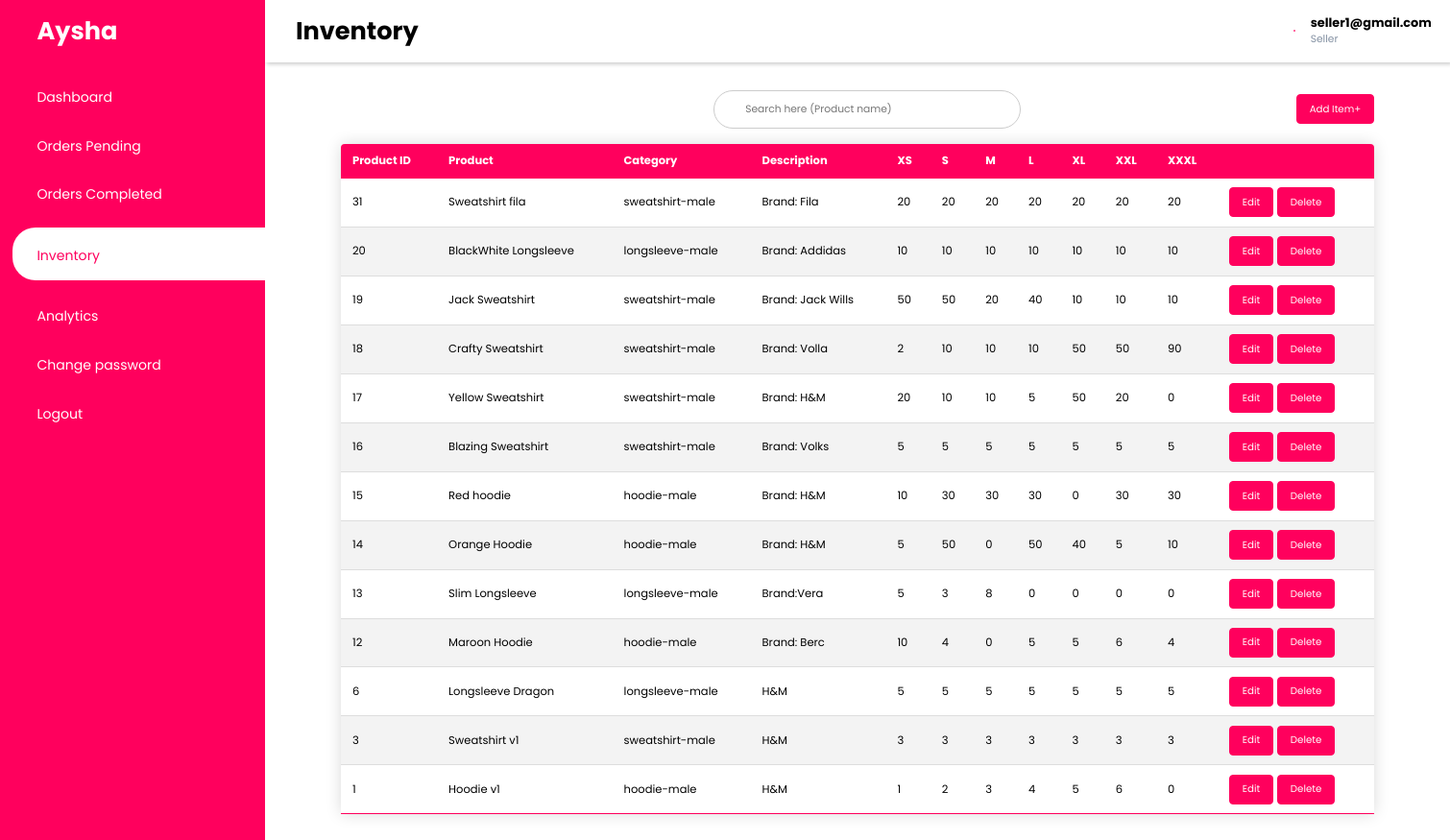
/seller/inventory/ (signed in), run on an earlier commit of the app's database.
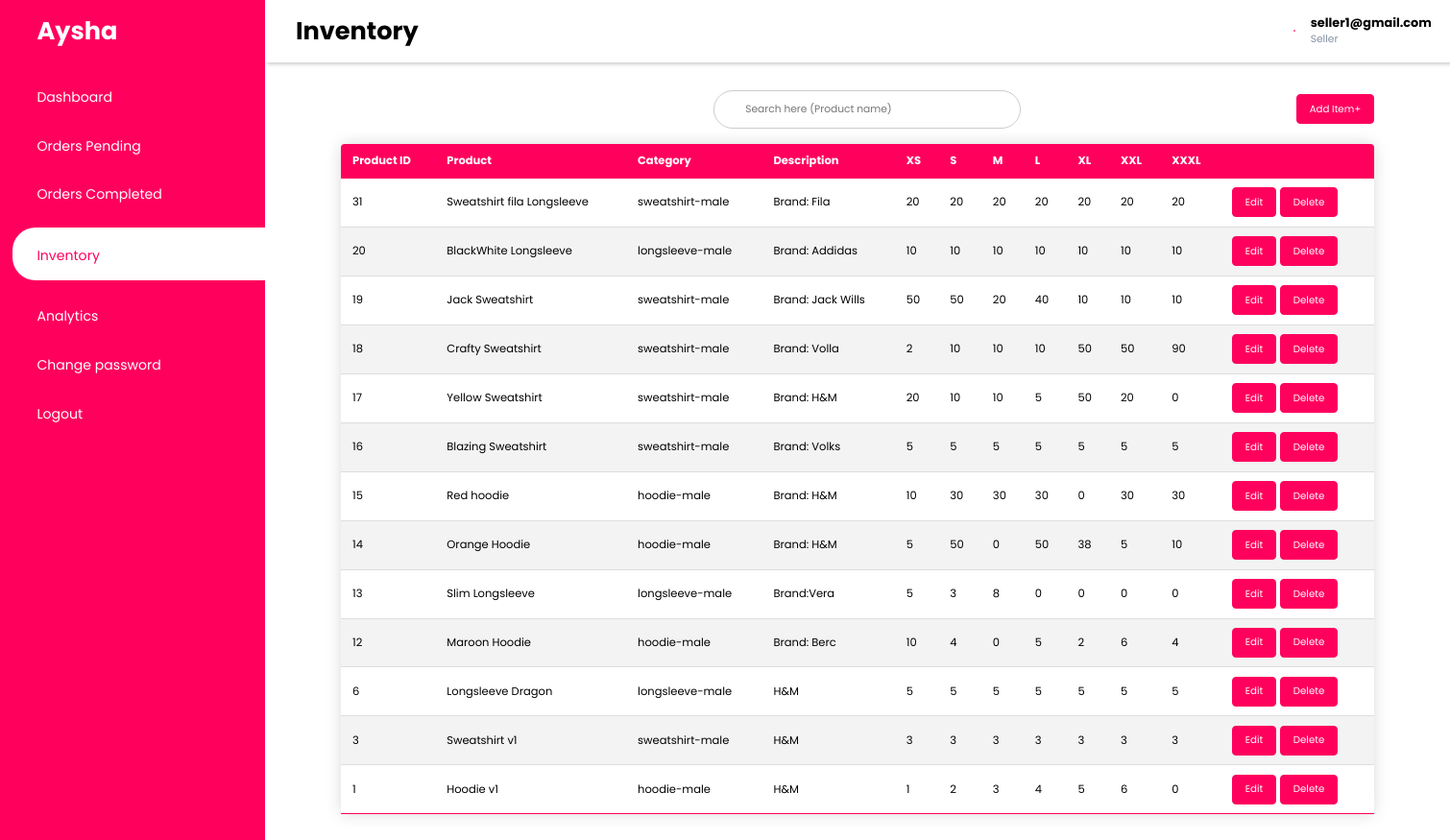
And on a later commit of the database.
### seller/models.py (models this page shows, shortened)
class Product(models.Model):
    image = models.ImageField(upload_to='clothing_store/productimg')
    label = models.CharField(max_length=100)
    category = models.CharField(max_length=30,choices=CATEGORY_CHOICES)
    description = models.TextField()
    user= models.ForeignKey(User,on_delete=models.CASCADE)
    XS=models.PositiveIntegerField()
    XSprice=models.FloatField()
    S=models.PositiveIntegerField()
    Sprice=models.FloatField()
    M=models.PositiveIntegerField()
    Mprice=models.FloatField()
    L=models.PositiveIntegerField()
    Lprice=models.FloatField()
    XL=models.PositiveIntegerField()
    XLprice=models.FloatField()
    XXL=models.PositiveIntegerField()
    XXLprice=models.FloatField()
    XXXL=models.PositiveIntegerField()
    XXXLprice=models.FloatField()

### seller/views.py (the view)
# urls.py: path('inventory/',views.inventory,name='inventory'),
def inventory(request):
    products=Product.objects.filter(user=request.user).order_by('-id')
    return render(request,'seller/inventory.html',{'products':products})

### seller/templates/seller/inventory.html (shortened to what this page needs)
{%extends 'seller/base.html'%}
{%block content%}
{%load static%}
<main>
    <div id="searchandadd">
        <div class="search-wrapper">
            <input id="searchcontent" placeholder="Search here (Product name)" autocomplete="off">
            <br>
        </div>
        <a href="{% url 'seller:createproduct' %}"><button>Add Item+</button></a>
    </div>
    <table class="content-table">
        <thead>
            <th>Product ID</th>
            <th>Product</th>
            <th>Category</th>
            <th>Description</th>
            <th>XS</th>
            <th>S</th>
            <th>M</th>
            <th>L</th>
            <th>XL</th>
            <th>XXL</th>
            <th>XXXL</th>
            <th></th>
        </thead>
        <tbody>
            {% for i in products%}
            <tr class="productlist">
                <td>{{i.id}}</td>
                <td>{{i.label}}</td>
                <td>{{i.category}}</td>
                <td>{{i.description}}</td>
                <td>{{i.XS}}</td>
                <td>{{i.S}}</td>
                <td>{{i.M}}</td>
                <td>{{i.L}}</td>
                <td>{{i.XL}}</td>
                <td>{{i.XXL}}</td>
                <td>{{i.XXXL}}</td>
                <td class="tablebuttons">
                    <div>
                        <a href="{% url 'seller:editproduct' i.id %}"><button>Edit</button></a>
                    </div>
                    <div>
                        <button class="delete" pid={{i.id}}>Delete</button>
                    </div>
                </td>
            </tr>
            {%endfor%}
        </tbody>
    </table>
</main>
{%endblock%}

What changed in the data, as far as the page shows it:
changed Product "Brand: Fila": label "Sweatshirt fila" → "Sweatshirt fila Longsleeve"
changed Product "Orange Hoodie": XL "40" → "38"
changed Product "Maroon Hoodie": XL "5" → "2"
